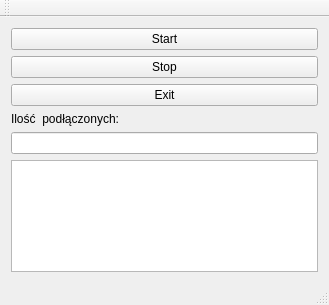
<?xml version="1.0" encoding="UTF-8"?>
<ui version="4.0">
 <class>MainWindow</class>
 <widget class="QMainWindow" name="MainWindow">
  <property name="geometry">
   <rect>
    <x>0</x>
    <y>0</y>
    <width>329</width>
    <height>305</height>
   </rect>
  </property>
  <property name="windowTitle">
   <string>MainWindow</string>
  </property>
  <widget class="QWidget" name="centralWidget">
   <layout class="QVBoxLayout" name="verticalLayout">
    <item>
     <widget class="QPushButton" name="pushButton">
      <property name="text">
       <string>Start</string>
      </property>
     </widget>
    </item>
    <item>
     <widget class="QPushButton" name="pushButton_2">
      <property name="text">
       <string>Stop</string>
      </property>
     </widget>
    </item>
    <item>
     <widget class="QPushButton" name="pushButton_3">
      <property name="text">
       <string>Exit</string>
      </property>
     </widget>
    </item>
    <item>
     <widget class="QLabel" name="label">
      <property name="text">
       <string>Ilość  podłączonych:</string>
      </property>
     </widget>
    </item>
    <item>
     <widget class="QLineEdit" name="lineEdit"/>
    </item>
    <item>
     <widget class="QTextBrowser" name="logger"/>
    </item>
   </layout>
  </widget>
  <widget class="QMenuBar" name="menuBar">
   <property name="geometry">
    <rect>
     <x>0</x>
     <y>0</y>
     <width>329</width>
     <height>21</height>
    </rect>
   </property>
  </widget>
  <widget class="QToolBar" name="mainToolBar">
   <attribute name="toolBarArea">
    <enum>TopToolBarArea</enum>
   </attribute>
   <attribute name="toolBarBreak">
    <bool>false</bool>
   </attribute>
  </widget>
  <widget class="QStatusBar" name="statusBar"/>
 </widget>
 <layoutdefault spacing="6" margin="11"/>
 <resources/>
 <connections/>
</ui>
